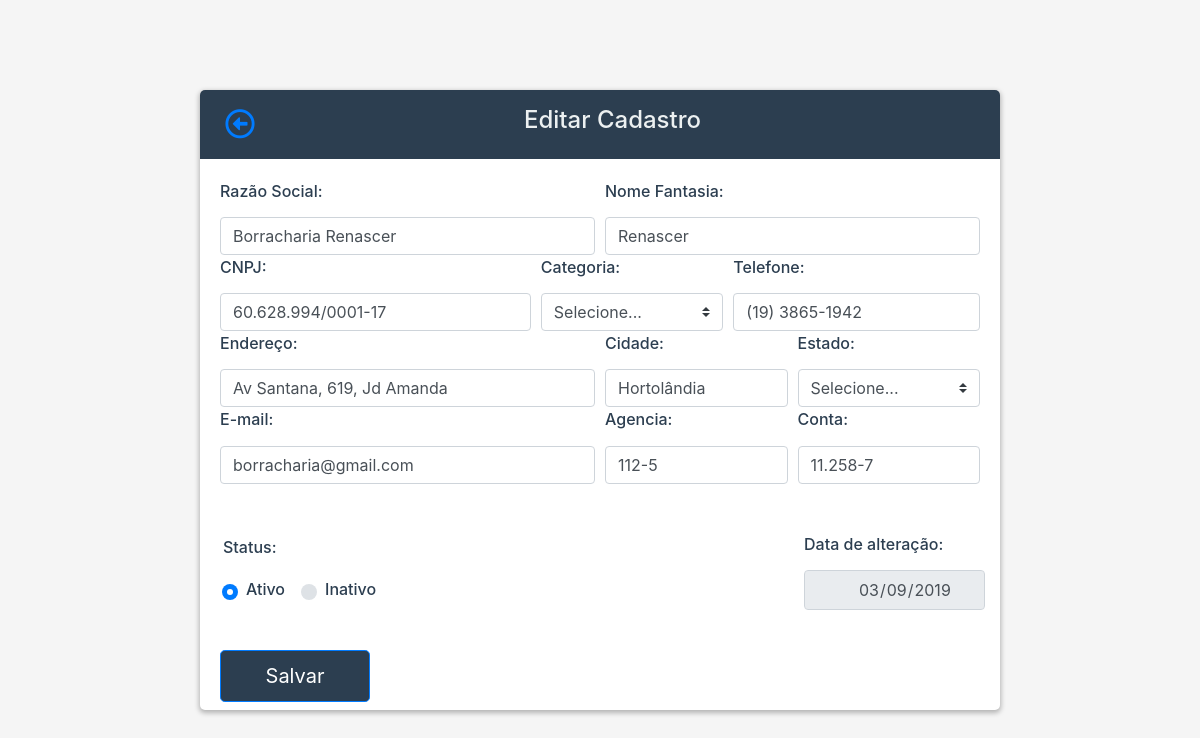
Page /editar.php on the committed database.
### tables this page shows
CREATE TABLE IF NOT EXISTS `estabelecimentos` (
  `id` int(11) NOT NULL AUTO_INCREMENT,
  `razao` varchar(250) DEFAULT NULL,
  `fantasia` varchar(250) DEFAULT NULL,
  `cnpj` varchar(20) DEFAULT NULL,
  `email` varchar(100) DEFAULT NULL,
  `endereco` varchar(100) DEFAULT NULL,
  `cidade` varchar(50) DEFAULT NULL,
  `estado` varchar(50) DEFAULT NULL,
  `categoria` varchar(50) DEFAULT NULL,
  `telefone` varchar(20) DEFAULT NULL,
  `status` varchar(20) DEFAULT NULL,
  `agencia` varchar(30) DEFAULT NULL,
  `conta` varchar(30) DEFAULT NULL,
  `datacadastro` date DEFAULT NULL,
  PRIMARY KEY (`id`)
);

### editar.php (the view, shortened to what this page needs)
<?php include_once("../Projeto/conexao.php"); include("../Projeto/listar.php"); ?>
<?php
	$procura = "SELECT * FROM estabelecimentos ";
	if(isset($_GET["codigo"])){
		$id = $_GET["codigo"];
		$procura .= "WHERE id = {$id} ";
	} else{
		$procura .= "WHERE id = 1";
	}
	$inserir = mysqli_query($conecta,$procura);
	$info_dados = mysqli_fetch_assoc($inserir);
?>
<!DOCTYPE html>
<html>
<head>
		<link rel="stylesheet" type="text/css" href="bootstrap/dist/css/bootstrap.min.css">
		<link rel="stylesheet" type="text/css" href="css/estilo.css">
		<link rel="stylesheet" type="text/css" href="css/grid.css">
		<link rel="stylesheet" href="https://use.fontawesome.com/releases/v5.7.2/css/all.css">
</head>
<body>
	<form action="editar.php" method="post">
		<section id="painelEdit"class="jumbotron jumbotron-fluid col-md-12 col-sm-12 col-12">
			<div id="barraIni">
				<h4 id="editar"><a id="voltar" title="voltar" href="index.php"><i class="far fa-arrow-alt-circle-left"></i></a>Editar Cadastro</h4>
			</div>
				<div id="painelEdit2">
					<div class="form-row">
			      			<div class="col-lg-6">
					        	<label for=""><h6>Razão Social:</h6></label>
								<input type="text" class="form-control" id="razaoSoc" name="razaoSoc" value="<?php echo utf8_encode($info_dados["razao"]); ?>" required="">
						    </div>
							<div class="col-lg-6">
								<label for=""><h6>Nome Fantasia:</h6></label>
								<input type="text" class="form-control" id="nomeFant" name="nomeFant" value="<?php echo utf8_encode($info_dados["fantasia"]); ?>">
					    	</div>
						</div>
						<div class="form-row">
						    <div class="col-lg-5">
						        <label for=""><h6>CNPJ:</h6></label>
								<input type="text" class="form-control" id="cnpj" name="cnpj" minlength="14" value="<?php echo $info_dados["cnpj"]; ?>" required="">
						   </div>
						    <div class="col-lg-3">
						        <label for=""><h6>Categoria:</h6></label>
								<select class="custom-select mr-sm-2" id="inlineFormCustomSelect" name="categ" value="<?php echo $info_dados["categoria"]; ?>" required>
							        <option value="">Selecione...</option>
			      				</select>
						    </div>
						    <div class="col-lg-4">
						        <label for=""><h6 id="tel1">Telefone:</h6></label>
								<input type="text" class="form-control" id="tel" name="tel" value="<?php echo $info_dados["telefone"]; ?>">
						   </div>
			      		</div>
			      		<div class="form-row">
			      			<div class="col-lg-6">
						        <label for=""><h6>Endereço:</h6></label>
								<input type="text" class="form-control" id="end" name="end" value="<?php echo utf8_encode($info_dados["endereco"]); ?>">
						   	</div>
						   	<div class="col-lg-3">
						        <label for=""><h6>Cidade:</h6></label>
						        <input type="text" class="form-control" id="end" name="cid" value="<?php echo utf8_encode($info_dados["cidade"]); ?>">
						    </div>
						    <div class="col-lg-3">
						        <label for=""><h6>Estado:</h6></label>
								<select class="custom-select mr-sm-2" id="inlineFormCustomSelect" name="est" required="">
										<option value="Selecione...">Selecione...</option>
			      				</select>
						    </div>
			      		</div>
			      		<div class="form-row">
			      			<div class="col-lg-6">
						        <label for=""><h6>E-mail:</h6></label>
								<input type="email" class="form-control" name="email" id="email" value="<?php echo $info_dados["email"]; ?>">
						   	</div>
						   	<div class="col-lg-3">
						        <label for=""><h6>Agencia:</h6></label>
								<input type="text" class="form-control" name="ag" id="ag" value="<?php echo $info_dados["agencia"]; ?>">
						   	</div>
						   	<div class="col-lg-3">
						        <label for=""><h6>Conta:</h6></label>
								<input type="text" class="form-control" name="cc" id="cc" value="<?php echo $info_dados["conta"]; ?>">
						   	</div>
			      		</div><br>
			      		<label><h6 id="labStatus">Status:</h6></label>
			      		<div class="form-row" id="radioStatus">
				      		<div class="custom-control custom-radio custom-control-inline mt-5">
				  				<label class="custom-control-label" for="customRadioInline1"><h6>Ativo</h6></label>
							</div>
							<div class="custom-control custom-radio custom-control-inline mt-5">
							 	<label class="custom-control-label" for="customRadioInline2"><h6>Inativo</h6></label>
							</div>
							<div class="col-xl-5 col-lg-5"></div>
							<div class="col-lg-3 col-md-12 col-sm-12 col-12 ml-4" id="campoData">
								<label for="" id="dataAlt"><h6>Data de alteração:</h6></label>
								<input type="date" class="form-control text-right" name="data" id="dataEdit" value="<?php echo date('Y-m-d'); ?>" readonly>
						   	</div>
						</div>
					<button type="submit" class="btn btn-primary btn-lg" id="salvarEdit" name="salvar">Salvar</button>
				</div>
		</section>
	</form>
</body>
</html>

### css/estilo.css (style rules this page uses)
body { background-color: #f5f5f5; }
#barraIni { background-color: #2c3e50; padding: 16px 0 16px 0; color: #ecf0f1; border-radius: 5px 5px 0px 0px; }
div h4 { padding-left: 25px; }
h6 { color: #2c3e50; }
h6#labStatus { position: absolute; margin-top: 20px; margin-left: 3px; }
#radioStatus { margin-left: 2px; }
#voltar { float: left; font-size: 30px; margin-right: -30px; }
#painelEdit { background-color: #fff; width: 800px; height: 620px; padding-top: 0px; box-shadow: 0px 2px 5px 1px rgba(0,0,0,0.27); position: absolute; top: 50%; left: 50%; margin-right:-50%; transform: translate(-50%, -50%); border-radius: 5px; }
h4#editar { text-align: center; }
#painelEdit2 { padding: 20px; }
#salvarEdit { padding: 10px; background-color: #2c3e50; margin-left: 310px; margin-top: 40px; width: 150px; }

### css/grid.css (style rules this page uses)
@media only screen and (max-width: 1518px) { #dataEdit { margin-left: 65px; } }
@media only screen and (max-width: 1518px) { #dataAlt { margin-left: 65px; width: 150px; } }
@media only screen and (max-width: 1518px) { section#painelEdit { height: 100% width: 100%; } }
@media only screen and (max-width: 1200px) { #dataAlt { margin-left: 65px; width: 150px; } }
@media only screen and (max-width: 1200px) { #dataEdit { margin-left: 65px; } }
@media only screen and (max-width: 1200px) { #salvarEdit { margin-left: 0px; } }

### rows in the picture
estabelecimentos: razaoSoc "Borracharia Renascer", nomeFant "Renascer", cnpj "60.628.994/0001-17", tel "(19) 3865-1942", end "Av Santana, 619, Jd Amanda", cid "Hortolândia", email "borracharia@gmail.com", ag "112-5", cc "11.258-7"
